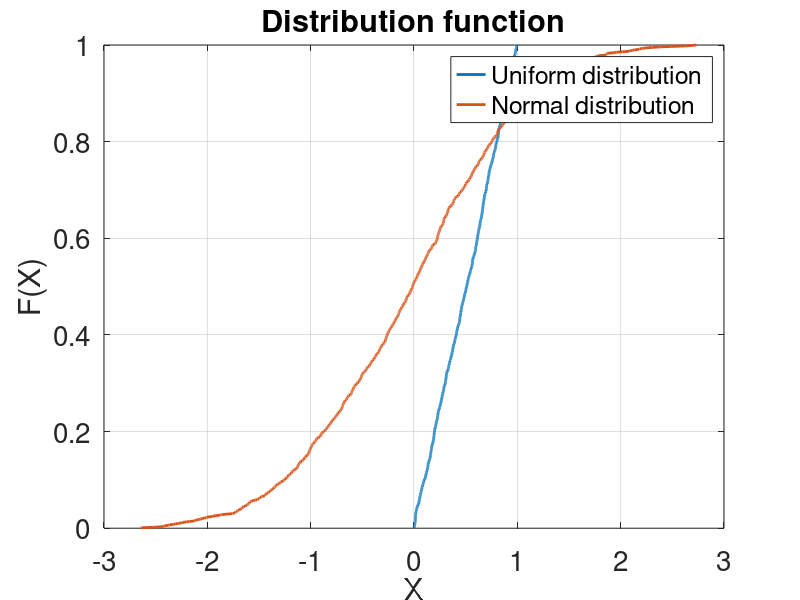

MATLAB code to generate this figure:
clear all
close all
clc

load dat1_1;
load dat1_2;
y = linspace(0,1,length(x));
y1 = linspace(0,1,length(x1));
z = sort(x);
z1 = sort(x1);
figure()
plot(z,y,'LineWidth',2)
set(gca,'FontSize',20)
hold on
plot(z1,y1,'LineWidth',2)
xlabel('X')
ylabel('F(X)')
grid on
title('Distribution function')
legend('Uniform distribution','Normal distribution')
